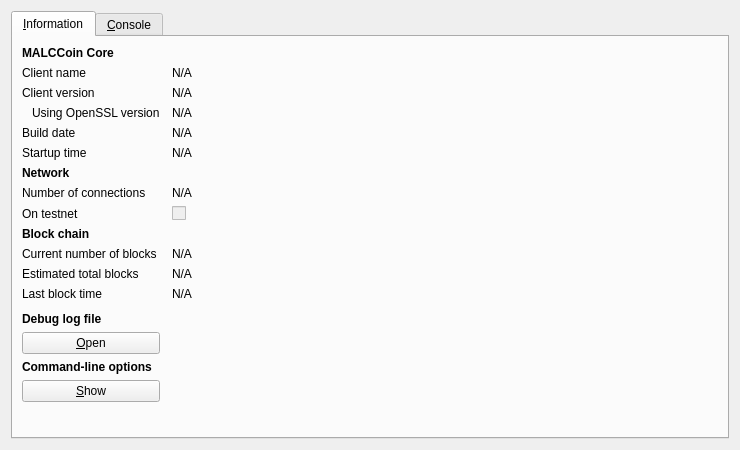
<?xml version="1.0" encoding="UTF-8"?>
<ui version="4.0">
 <class>RPCConsole</class>
 <widget class="QDialog" name="RPCConsole">
  <property name="geometry">
   <rect>
    <x>0</x>
    <y>0</y>
    <width>740</width>
    <height>450</height>
   </rect>
  </property>
  <property name="windowTitle">
   <string>MALCCoin - Debug window</string>
  </property>
  <layout class="QVBoxLayout" name="verticalLayout_2">
   <item>
    <widget class="QTabWidget" name="tabWidget">
     <property name="currentIndex">
      <number>0</number>
     </property>
     <widget class="QWidget" name="tab_info">
      <attribute name="title">
       <string>&amp;Information</string>
      </attribute>
      <layout class="QGridLayout" name="gridLayout" columnstretch="0,1">
       <property name="horizontalSpacing">
        <number>12</number>
       </property>
       <item row="0" column="0">
        <widget class="QLabel" name="label_9">
         <property name="font">
          <font>
           <weight>75</weight>
           <bold>true</bold>
          </font>
         </property>
         <property name="text">
          <string>MALCCoin Core</string>
         </property>
        </widget>
       </item>
       <item row="1" column="0">
        <widget class="QLabel" name="label_5">
         <property name="text">
          <string>Client name</string>
         </property>
        </widget>
       </item>
       <item row="1" column="1">
        <widget class="QLabel" name="clientName">
         <property name="cursor">
          <cursorShape>IBeamCursor</cursorShape>
         </property>
         <property name="text">
          <string>N/A</string>
         </property>
         <property name="textFormat">
          <enum>Qt::PlainText</enum>
         </property>
         <property name="textInteractionFlags">
          <set>Qt::LinksAccessibleByMouse|Qt::TextSelectableByKeyboard|Qt::TextSelectableByMouse</set>
         </property>
        </widget>
       </item>
       <item row="2" column="0">
        <widget class="QLabel" name="label_6">
         <property name="text">
          <string>Client version</string>
         </property>
        </widget>
       </item>
       <item row="2" column="1">
        <widget class="QLabel" name="clientVersion">
         <property name="cursor">
          <cursorShape>IBeamCursor</cursorShape>
         </property>
         <property name="text">
          <string>N/A</string>
         </property>
         <property name="textFormat">
          <enum>Qt::PlainText</enum>
         </property>
         <property name="textInteractionFlags">
          <set>Qt::LinksAccessibleByMouse|Qt::TextSelectableByKeyboard|Qt::TextSelectableByMouse</set>
         </property>
        </widget>
       </item>
       <item row="3" column="0">
        <widget class="QLabel" name="label_14">
         <property name="text">
          <string>Using OpenSSL version</string>
         </property>
         <property name="indent">
          <number>10</number>
         </property>
        </widget>
       </item>
       <item row="3" column="1">
        <widget class="QLabel" name="openSSLVersion">
         <property name="cursor">
          <cursorShape>IBeamCursor</cursorShape>
         </property>
         <property name="text">
          <string>N/A</string>
         </property>
         <property name="textFormat">
          <enum>Qt::PlainText</enum>
         </property>
         <property name="textInteractionFlags">
          <set>Qt::LinksAccessibleByMouse|Qt::TextSelectableByKeyboard|Qt::TextSelectableByMouse</set>
         </property>
        </widget>
       </item>
       <item row="4" column="0">
        <widget class="QLabel" name="label_12">
         <property name="text">
          <string>Build date</string>
         </property>
        </widget>
       </item>
       <item row="4" column="1">
        <widget class="QLabel" name="buildDate">
         <property name="cursor">
          <cursorShape>IBeamCursor</cursorShape>
         </property>
         <property name="text">
          <string>N/A</string>
         </property>
         <property name="textFormat">
          <enum>Qt::PlainText</enum>
         </property>
         <property name="textInteractionFlags">
          <set>Qt::LinksAccessibleByMouse|Qt::TextSelectableByKeyboard|Qt::TextSelectableByMouse</set>
         </property>
        </widget>
       </item>
       <item row="5" column="0">
        <widget class="QLabel" name="label_13">
         <property name="text">
          <string>Startup time</string>
         </property>
        </widget>
       </item>
       <item row="5" column="1">
        <widget class="QLabel" name="startupTime">
         <property name="cursor">
          <cursorShape>IBeamCursor</cursorShape>
         </property>
         <property name="text">
          <string>N/A</string>
         </property>
         <property name="textFormat">
          <enum>Qt::PlainText</enum>
         </property>
         <property name="textInteractionFlags">
          <set>Qt::LinksAccessibleByMouse|Qt::TextSelectableByKeyboard|Qt::TextSelectableByMouse</set>
         </property>
        </widget>
       </item>
       <item row="6" column="0">
        <widget class="QLabel" name="label_11">
         <property name="font">
          <font>
           <weight>75</weight>
           <bold>true</bold>
          </font>
         </property>
         <property name="text">
          <string>Network</string>
         </property>
        </widget>
       </item>
       <item row="7" column="0">
        <widget class="QLabel" name="label_7">
         <property name="text">
          <string>Number of connections</string>
         </property>
        </widget>
       </item>
       <item row="7" column="1">
        <widget class="QLabel" name="numberOfConnections">
         <property name="cursor">
          <cursorShape>IBeamCursor</cursorShape>
         </property>
         <property name="text">
          <string>N/A</string>
         </property>
         <property name="textFormat">
          <enum>Qt::PlainText</enum>
         </property>
         <property name="textInteractionFlags">
          <set>Qt::LinksAccessibleByMouse|Qt::TextSelectableByKeyboard|Qt::TextSelectableByMouse</set>
         </property>
        </widget>
       </item>
       <item row="8" column="0">
        <widget class="QLabel" name="label_8">
         <property name="text">
          <string>On testnet</string>
         </property>
        </widget>
       </item>
       <item row="8" column="1">
        <widget class="QCheckBox" name="isTestNet">
         <property name="enabled">
          <bool>false</bool>
         </property>
         <property name="text">
          <string/>
         </property>
        </widget>
       </item>
       <item row="9" column="0">
        <widget class="QLabel" name="label_10">
         <property name="font">
          <font>
           <weight>75</weight>
           <bold>true</bold>
          </font>
         </property>
         <property name="text">
          <string>Block chain</string>
         </property>
        </widget>
       </item>
       <item row="10" column="0">
        <widget class="QLabel" name="label_3">
         <property name="text">
          <string>Current number of blocks</string>
         </property>
        </widget>
       </item>
       <item row="10" column="1">
        <widget class="QLabel" name="numberOfBlocks">
         <property name="cursor">
          <cursorShape>IBeamCursor</cursorShape>
         </property>
         <property name="text">
          <string>N/A</string>
         </property>
         <property name="textFormat">
          <enum>Qt::PlainText</enum>
         </property>
         <property name="textInteractionFlags">
          <set>Qt::LinksAccessibleByMouse|Qt::TextSelectableByKeyboard|Qt::TextSelectableByMouse</set>
         </property>
        </widget>
       </item>
       <item row="11" column="0">
        <widget class="QLabel" name="label_4">
         <property name="text">
          <string>Estimated total blocks</string>
         </property>
        </widget>
       </item>
       <item row="11" column="1">
        <widget class="QLabel" name="totalBlocks">
         <property name="cursor">
          <cursorShape>IBeamCursor</cursorShape>
         </property>
         <property name="text">
          <string>N/A</string>
         </property>
         <property name="textFormat">
          <enum>Qt::PlainText</enum>
         </property>
         <property name="textInteractionFlags">
          <set>Qt::LinksAccessibleByMouse|Qt::TextSelectableByKeyboard|Qt::TextSelectableByMouse</set>
         </property>
        </widget>
       </item>
       <item row="12" column="0">
        <widget class="QLabel" name="label_2">
         <property name="text">
          <string>Last block time</string>
         </property>
        </widget>
       </item>
       <item row="12" column="1">
        <widget class="QLabel" name="lastBlockTime">
         <property name="cursor">
          <cursorShape>IBeamCursor</cursorShape>
         </property>
         <property name="text">
          <string>N/A</string>
         </property>
         <property name="textFormat">
          <enum>Qt::PlainText</enum>
         </property>
         <property name="textInteractionFlags">
          <set>Qt::LinksAccessibleByMouse|Qt::TextSelectableByKeyboard|Qt::TextSelectableByMouse</set>
         </property>
        </widget>
       </item>
       <item row="13" column="0">
        <spacer name="verticalSpacer_2">
         <property name="orientation">
          <enum>Qt::Vertical</enum>
         </property>
         <property name="sizeHint" stdset="0">
          <size>
           <width>20</width>
           <height>20</height>
          </size>
         </property>
        </spacer>
       </item>
       <item row="14" column="0">
        <widget class="QLabel" name="labelDebugLogfile">
         <property name="font">
          <font>
           <weight>75</weight>
           <bold>true</bold>
          </font>
         </property>
         <property name="text">
          <string>Debug log file</string>
         </property>
        </widget>
       </item>
       <item row="15" column="0">
        <widget class="QPushButton" name="openDebugLogfileButton">
         <property name="toolTip">
          <string>Open the MALCCoin debug log file from the current data directory. This can take a few seconds for large log files.</string>
         </property>
         <property name="text">
          <string>&amp;Open</string>
         </property>
         <property name="autoDefault">
          <bool>false</bool>
         </property>
        </widget>
       </item>
       <item row="16" column="0">
        <widget class="QLabel" name="labelCLOptions">
         <property name="font">
          <font>
           <weight>75</weight>
           <bold>true</bold>
          </font>
         </property>
         <property name="text">
          <string>Command-line options</string>
         </property>
        </widget>
       </item>
       <item row="17" column="0">
        <widget class="QPushButton" name="showCLOptionsButton">
         <property name="toolTip">
          <string>Show the MALCCoin-Qt help message to get a list with possible MALCCoin command-line options.</string>
         </property>
         <property name="text">
          <string>&amp;Show</string>
         </property>
         <property name="autoDefault">
          <bool>false</bool>
         </property>
        </widget>
       </item>
       <item row="18" column="0">
        <spacer name="verticalSpacer">
         <property name="orientation">
          <enum>Qt::Vertical</enum>
         </property>
         <property name="sizeHint" stdset="0">
          <size>
           <width>20</width>
           <height>40</height>
          </size>
         </property>
        </spacer>
       </item>
      </layout>
     </widget>
     <widget class="QWidget" name="tab_console">
      <attribute name="title">
       <string>&amp;Console</string>
      </attribute>
      <layout class="QVBoxLayout" name="verticalLayout_3">
       <property name="spacing">
        <number>3</number>
       </property>
       <item>
        <widget class="QTextEdit" name="messagesWidget">
         <property name="minimumSize">
          <size>
           <width>0</width>
           <height>100</height>
          </size>
         </property>
         <property name="readOnly">
          <bool>true</bool>
         </property>
         <property name="tabKeyNavigation" stdset="0">
          <bool>false</bool>
         </property>
         <property name="columnCount" stdset="0">
          <number>2</number>
         </property>
        </widget>
       </item>
       <item>
        <layout class="QHBoxLayout" name="horizontalLayout">
         <property name="spacing">
          <number>3</number>
         </property>
         <item>
          <widget class="QLabel" name="label">
           <property name="text">
            <string notr="true">&gt;</string>
           </property>
          </widget>
         </item>
         <item>
          <widget class="QLineEdit" name="lineEdit"/>
         </item>
         <item>
          <widget class="QPushButton" name="clearButton">
           <property name="maximumSize">
            <size>
             <width>24</width>
             <height>24</height>
            </size>
           </property>
           <property name="toolTip">
            <string>Clear console</string>
           </property>
           <property name="text">
            <string/>
           </property>
           <property name="icon">
            <iconset resource="../bitcoin.qrc">
             <normaloff>:/icons/remove</normaloff>:/icons/remove</iconset>
           </property>
           <property name="shortcut">
            <string notr="true">Ctrl+L</string>
           </property>
           <property name="autoDefault">
            <bool>false</bool>
           </property>
          </widget>
         </item>
        </layout>
       </item>
      </layout>
     </widget>
    </widget>
   </item>
  </layout>
 </widget>
 <resources>
  <include location="../bitcoin.qrc"/>
 </resources>
 <connections/>
</ui>
